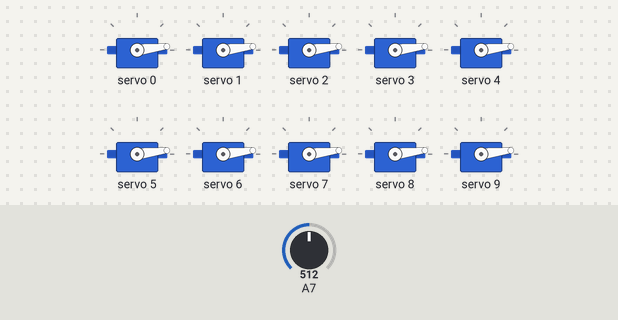
This sketch was run on a simulated Arduino Uno, built with avr-gcc and run on an emulated ATmega328P. On the bench: 10 × servo. The inputs (shaded band) are chosen by the test bench; at power-on: A7 = 512. What the sketch prints to the serial monitor is not drawn.

Above: at 1.2 s.
1.3 s: A7 set to 140
At 2.4 s:
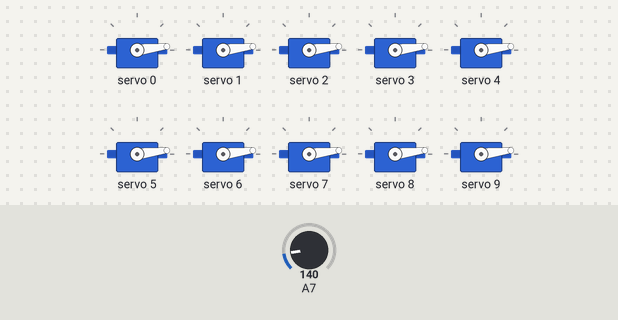
4.3 s: A7 set to 511
At 5.4 s:
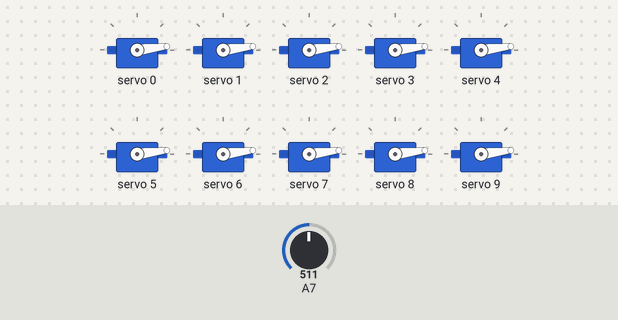
7.3 s: A7 set to 805
At 8.0 s:
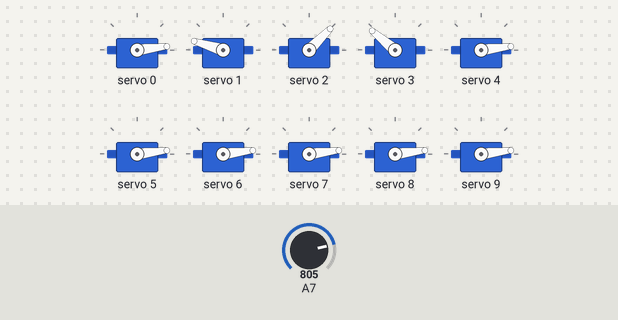
10.3 s: A7 set to 831
At 11.1 s:
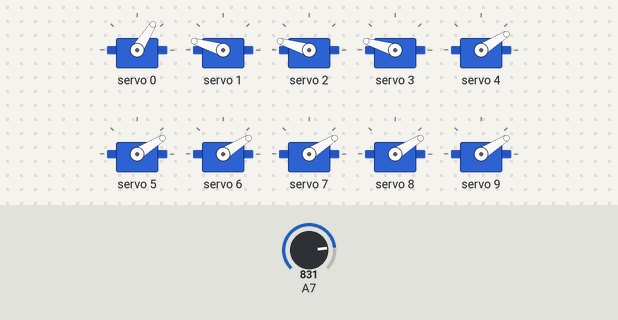
13.3 s: A7 set to 552
16.3 s: A7 set to 537
Timing chart, 0 to 20.3 s (numbered marks = the images above; inputs shaded):
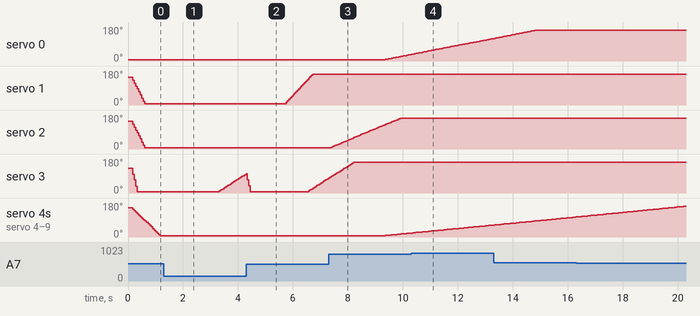

The sketch:

sketch_coucou.ino
```cpp
// (licence header left out)
#include "Ear.h"
#include "Tribe.h"

struct tribeMemberSettings {
	int fastSpeed;
	int slowSpeed;
	double loudNoise;
	double mediumNoise;
	int freezeTimout;
};

const int soundSensorPin = 7;
const int serialBaudRate = 9600;
const int numTribeMembers = 10;

const tribeMemberSettings tribeConfiguration[numTribeMembers] = {
	{1000, 10, 2.0, 1.5, 5000},
	{100, 50, 2.2, 2.0, 5000},
	{100, 20, 2.1, 1.6, 3000},
	{200, 30, 1.8, 1.4, 2000},
	{50, 5, 2.0, 1.5, 5000},
	{50, 5, 2.0, 1.5, 5000},
	{50, 5, 2.0, 1.5, 5000},
	{50, 5, 2.0, 1.5, 5000},
	{50, 5, 2.0, 1.5, 5000},
	{50, 5, 2.0, 1.5, 5000}
};

Ear *myEar;
Tribe *myTribe;

long startTime = 0;

void setup() {
  // put your setup code here, to run once:
  myEar = new Ear(soundSensorPin);
  myTribe = new Tribe();
  for (int i=0; i<numTribeMembers; i++) {
	myTribe->createTribeMember(tribeConfiguration[i].fastSpeed, tribeConfiguration[i].slowSpeed,
	tribeConfiguration[i].loudNoise, tribeConfiguration[i].mediumNoise, tribeConfiguration[i].freezeTimout);
  }
  Serial.begin(serialBaudRate);
}

void loop() {
   // put your main code here, to run repeatedly:
   //startTime = millis();
   double loudness = myEar->getLoudness();
   myTribe->update(loudness);
   Serial.println(loudness);
   //Serial.println(millis() - startTime);
}
```

Ear.cpp
```cpp
// (licence header left out)
#include "Ear.h"
#include <Arduino.h>

Ear::Ear(int _sensorPin)
:sensorPin(_sensorPin)
{
  pinMode(sensorPin, INPUT);
}

Ear::~Ear()
{
}

// read from an analog pin and return voltage that corresponds to sound amplitude
// takes 50 ms for each run
double Ear::getLoudness()
{
   unsigned long startMillis = millis();  // Start of sample window
   unsigned int peakToPeak = 0;   // peak-to-peak level

   unsigned int signalMax = 0;
   unsigned int signalMin = 1024;

   unsigned int sample = 0;

   // collect data for 50 mS
   while (millis() - startMillis < sampleWindow)
   {
      sample = analogRead(sensorPin);
      if (sample < 1024)  // toss out spurious readings
      {
         if (sample > signalMax)
         {
            signalMax = sample;  // save just the max levels
         }
         else if (sample < signalMin)
         {
            signalMin = sample;  // save just the min levels
         }
      }
   }
   peakToPeak = signalMax - signalMin;  // max - min = peak-peak amplitude
   return (peakToPeak * 5.0) / 1024;  // convert to volts
}
```

Ear.h
```cpp
// (licence header left out)
#ifndef EAR_H
#define EAR_H

const int sampleWindow = 50; // Sample window width in mS (50 mS = 20Hz)

class Ear {
  public:
    Ear(int sensorPin);
    ~Ear();

    double getLoudness();

  private:
    int sensorPin;
};

#endif // ndef EAR_H
```

Tribe.cpp
```cpp
// (licence header left out)
#include "Tribe.h"
#include "TribeMember.h"
#include <Arduino.h>
#include <Wire.h>
#include <Adafruit_PWMServoDriver.h>
#include <LinkedList.h>

#define OE_PIN	  2   // pin for "output enable"

Tribe::Tribe()
{
	// create servo driver object that will be shared by all bodies created by the Tribe
	// called this way, it uses the default address 0x40
	pwm = new Adafruit_PWMServoDriver();
	tribeMemberList = new LinkedList<TribeMember*>();

	pwm->begin();
	pwm->setPWMFreq(60);  // Analog servos run at ~60 Hz updates

	pinMode(OE_PIN, OUTPUT);
}

Tribe::~Tribe()
{
	delete pwm;
	for (int i=0; i<tribeMemberList->size(); i++) {
		delete tribeMemberList->get(i);
	}
	delete tribeMemberList;
}

void Tribe::createTribeMember(int fastSpeed, int slowSpeed, double loudNoise, double mediumNoise, int freezeTimeout)
{
	// create new TribeMember object
	tribeMemberList->add(new TribeMember(fastSpeed, slowSpeed, loudNoise, mediumNoise, freezeTimeout));
}

void Tribe::update(double loudness)
{
	// check if any TribeMember needs to move this turn
	bool allTribeMembersIdle = true;

	for (int i=0; i<tribeMemberList->size(); i++) {
		// pass sensor input to TribeMember
		tribeMemberList->get(i)->determineReaction(loudness);
		// turns false as soon as one TribeMember is not idle
		allTribeMembersIdle = allTribeMembersIdle && tribeMemberList->get(i)->isIdle();
	}

	moveBodies();
	// trigger movement if at least one member needs to move
	if (!allTribeMembersIdle) {
		// enable servo driver
		digitalWrite(OE_PIN, LOW);

		// trigger movements
		moveBodies();
	} else {
		// disable servo driver
		digitalWrite(OE_PIN, HIGH);
	}


}

void Tribe::moveBodies()
{
    if((millis() - lastUpdate) > updateInterval)  // time to update
    {
		lastUpdate = millis();

		int timeForPwm = 0;
		int t1 = 0;

		for (int i=0; i<tribeMemberList->size(); i++) {
			TribeMember *currentTribeMember = tribeMemberList->get(i);
			if (!currentTribeMember->isIdle()) {
				int targetPosition = currentTribeMember->getTargetPosition();
				int speed = currentTribeMember->getSpeed();
				int position = currentTribeMember->getPosition();
				int delta = targetPosition - position;
				if (delta > 0)
					position = position + constrain(delta,0,speed);
				else if (delta < 0)
					position = position + constrain(delta,-speed,0);
				int pulselength = map(position, TribeMemberConst::minPosition, TribeMemberConst::maxPosition,
				TribeMemberConst::minServoPulseLength, TribeMemberConst::maxServoPulseLength);
				pwm->setPWM(i, 0, pulselength);
				currentTribeMember->setPosition(position);
			}
		}
	}
}
```

Tribe.h
```cpp
// (licence header left out)
#ifndef TRIBE_H
#define TRIBE_H
#include <Adafruit_PWMServoDriver.h>
#include <LinkedList.h>
#include "TribeMember.h"

const int updateInterval = 50;      // interval between servo updates

class Tribe {
  public:
    Tribe();
    ~Tribe();

	// return new TribeMember instance initalized to use shared servo driver
    void createTribeMember(int fastSpeed, int SlowSpeed, double loudNoise, double mediumNoise, int freezeTimeout);

	// pass sensor input to all TribeMember objects
	void update(double loudness);


  private:
	LinkedList<TribeMember*> *tribeMemberList;

	// shared servo driver for all TribeMember objects
	Adafruit_PWMServoDriver *pwm;

	unsigned long lastUpdate = 0; // last update of position

	// carry out movements of all TribeMember objects
	void moveBodies();


};

#endif // ndef TRIBE_H
```

TribeMember.cpp
```cpp
// (licence header left out)
#include "TribeMember.h"
#include <Arduino.h>
#include <Wire.h>
#include <Adafruit_PWMServoDriver.h>

TribeMember::TribeMember(int _fastSpeed, int _slowSpeed, double _loudNoise, double _mediumNoise, int _freezeTimeout)
:fastSpeed(_fastSpeed), slowSpeed(_slowSpeed), loudNoise(_loudNoise), mediumNoise(_mediumNoise), freezeTimeout(_freezeTimeout)
{
	// initally move fast to "IN" position, assume we are fully out
	myState = MOVEIN;
	position = TribeMemberConst::outPosition;
	targetPosition = TribeMemberConst::inPosition;
	speed = fastSpeed;
	idle = false;
	startMoveTime = millis();
}

TribeMember::~TribeMember()
{
}

int TribeMember::getPosition()
{
	return position;
}

int TribeMember::getTargetPosition()
{
	return targetPosition;
}

int TribeMember::getSpeed()
{
	return speed;
}

bool TribeMember::isIdle()
{
	return idle;
}

void TribeMember::setPosition(int newPosition)
{
	position = newPosition;
}

void TribeMember::determineReaction(double loudness)
{
	if (myState == IN) {
		if (loudness > mediumNoise) {
			// stay in this state and
			// reset timeout if loudness
			// is above lower threshold
			startWaitTime = millis();
			idle = true;
		}
		if (millis() - startWaitTime > freezeTimeout) {
			// leave state and move to full out
			// if loudness has been below threshold
			// for full wait time
			myState = MOVEOUT;
			speed = slowSpeed;
			targetPosition = TribeMemberConst::outPosition;
			startWaitTime = millis();
			idle = false;
		}
	}
	if (myState == HALF) {
		if (loudness > loudNoise) {
			// retract further to IN state if loudness
			// is above higher threshold
			myState = MOVEIN;
			speed = fastSpeed;
			targetPosition = TribeMemberConst::inPosition;
			idle = false;
			startMoveTime = millis();
		} else if (loudness < mediumNoise && millis() - startWaitTime > freezeTimeout) {
			// move further out if loudness was below threshold
			// for full wait time
			myState = MOVEOUT;
			speed = slowSpeed;
			targetPosition = TribeMemberConst::outPosition;
			idle = false;
		}
	}
	if (myState == OUT) {
		if (loudness > loudNoise) {
			myState = MOVEIN;
			speed = fastSpeed;
			targetPosition = TribeMemberConst::inPosition;
			idle = false;
			startMoveTime = millis();
		} else if (loudness > mediumNoise) {
			myState = MOVEHALF;
			speed = fastSpeed;
			targetPosition = TribeMemberConst::halfPosition;
			idle = false;
			startMoveTime = millis();
		}
	}
	if (myState == MOVEOUT) {
		if (loudness > loudNoise) {
			myState = MOVEIN;
			speed = fastSpeed;
			targetPosition = TribeMemberConst::inPosition;
			idle = false;
			startMoveTime = millis();
		} else if (loudness > mediumNoise && position > TribeMemberConst::halfPosition) {
			myState = MOVEHALF;
			speed = fastSpeed;
			targetPosition = TribeMemberConst::halfPosition;
			idle = false;
			startMoveTime = millis();
		} else if ((abs(position-targetPosition) < TribeMemberConst::positionFuzziness)) {
			myState = OUT;
			idle = true;
		}
	}
	if (myState == MOVEHALF) {
		if (loudness > loudNoise) {
			myState = MOVEIN;
			speed = fastSpeed;
			targetPosition = TribeMemberConst::inPosition;
			idle = false;
		} else if ((abs(position-targetPosition) < TribeMemberConst::positionFuzziness) && millis() - startMoveTime > TribeMemberConst::moveTimeout) {
			myState = HALF;
			startWaitTime = millis();
			idle = true;
		}
	}
	if (myState == MOVEIN) {
		if ((abs(position-targetPosition) < TribeMemberConst::positionFuzziness) && millis() - startMoveTime > TribeMemberConst::moveTimeout) {
			myState = IN;
			startWaitTime = millis();
			idle = true;
		}
	}
}
```

TribeMember.h
```cpp
// (licence header left out)
#ifndef TRIBEMEMBER_H
#define TRIBEMEMBER_H

namespace TribeMemberConst {
	const int moveTimeout = 200; // wait at for this time in ms when driving at full speed before allowing to turn off servos
	const int maxPosition = 1000; // set end of movement range to 100%
	const int minPosition = 0; // set beginning of movement range to 0%
	const int halfPosition = 500; // set half out position to 50% of relevant movement range
	const int inPosition = 5; // set hidden ("in") position to 5% of relevant movement range
	const int outPosition = 995; // set out position to 95% of relevant movement range
	const int positionFuzziness = 2; // increments that we may be off but still consider we have reached the target position

	// Depending on your servo make, the pulse width min and max may vary, you
	// want these to be as small/large as possible without hitting the hard stop
	// for max range. You'll have to tweak them as necessary to match the servos you
	// have!
	const int minServoPulseLength = 150; // this is the 'minimum' pulse length count (out of 4096)
	const int maxServoPulseLength = 550; // this is the 'maximum' pulse length count (out of 4096)
}

class TribeMember {
  public:
    TribeMember(int fastSpeed, int slowSpeed, double loudNoise, double mediumNoise, int freezeTimeout);
    ~TribeMember();

	void determineReaction(double loudness);
	int getPosition();
	int getTargetPosition();
	int getSpeed();
	void setPosition(int newPosition);
	bool isIdle();

  private:
	// configuration of TribeMember
	int fastSpeed = 0;
	int slowSpeed = 0;
	double loudNoise = 0;
	double mediumNoise = 0;
	int freezeTimeout = 0;

	// state related information
	bool idle = false;
	int targetPosition = 0;
	int position = 0; // current servo target position
	int speed = 0; // degrees per second
	unsigned long startWaitTime = 0; // starting time of waiting period (in millis)
	unsigned long startMoveTime = 0; // starting time of moving perion (in millis)
	enum stateOptions { IN, HALF, OUT, MOVEIN, MOVEHALF, MOVEOUT } myState = IN;

};

#endif // ndef TRIBEMEMBER_H
```

Measured:
- the behaviour switches between 818 and 819 on A7 (found by bisection; images 3 and 4)
- after the input at 1.3 s, servo 2: stays 7° (without the input it goes to 10° after 2.4 s)
- after the input at 4.3 s, servo 0: stays 7° (without the input it goes to 9° after 2.1 s); servo 2: stays 7° (without the input it goes to 10° after 0.05 s); servo 4–9: stays 7° (without the input it goes to 8° after 2.1 s)
